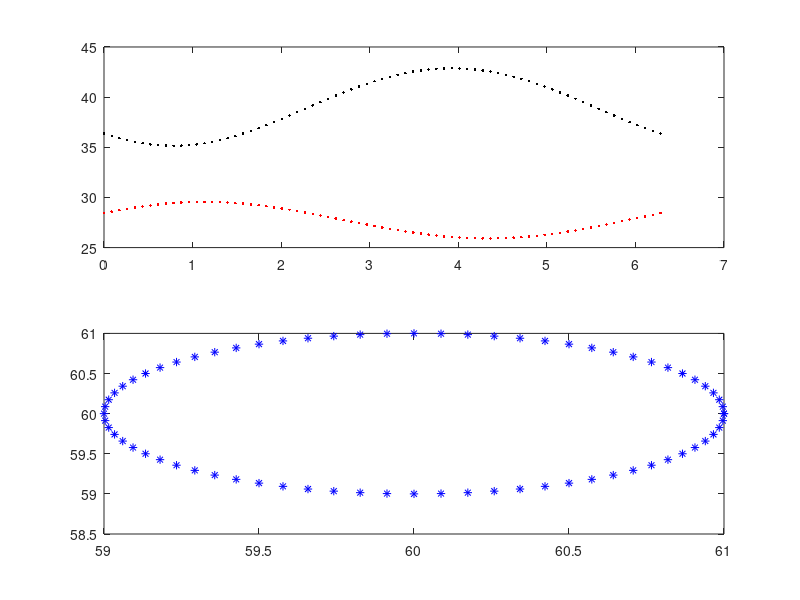

Write the MATLAB code that produced this figure.
xa= 60; ya=30; xb=30; yb=60; R = 1
l1=50;l2=40;
for t=0:pi/36:2*pi
    X= xa+  R*cos(t)
    Y= yb + R*sin(t)
    
   
    
    c2 = (X^2 + Y^2 -l1^2 - l2^2)/(2*l1*l2)
    s2 = sqrt(abs(1-c2^2))
    t2 = atan2(s2,c2)
    t22 = t2*180/pi
    
    c1 = X*(l1+l2*c2) + Y*(l2*s2);
    s1 = Y*(l1+l2*c2) - X*(l2*s2);
    t1 = atan2(s1,c1);
    t11 = t1*180/pi
    
    Px = l1*cos(t1) + l2*cos(t1+t2);
    Py = l1*sin(t1) + l2*sin(t1+t2);
   
    
    subplot(2,1,1)
    plot(t,t11,'r.',t,t22,'k.')
    
   
    hold on
    subplot(2,1,2)
    plot(Px,Py,'b*')
    hold on
end
